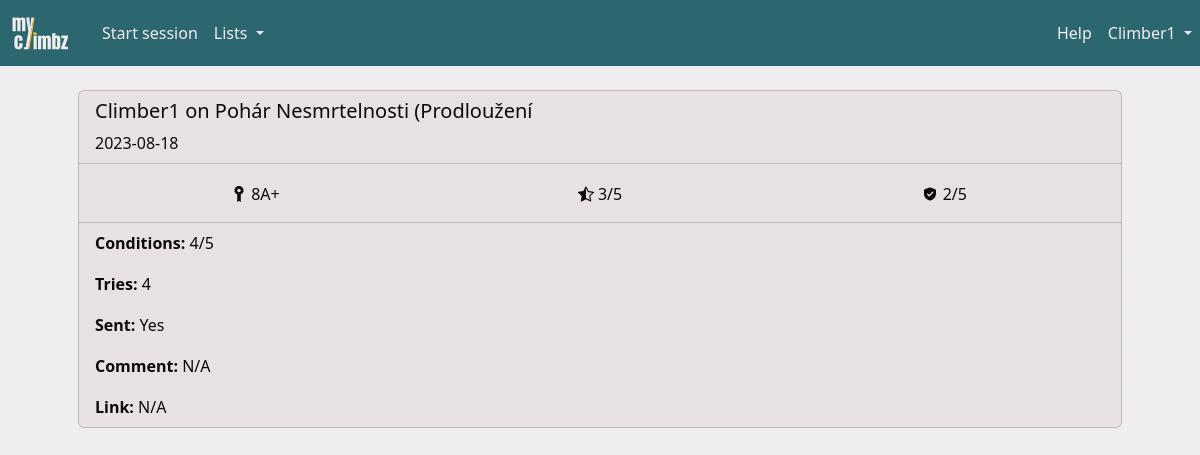
/climb/4 (signed in), run on the app's committed database.
### myclimbz/models/climber.py (models this page shows, shortened)
class Climber(db.Model, UserMixin):
    id = db.Column(db.Integer, primary_key=True)
    role = db.Column(db.Integer, nullable=False, default=0)
    email = db.Column(db.String(200), nullable=False, unique=True)
    password = db.Column(db.String(200), nullable=False)
    name = db.Column(db.String(200), nullable=False)
    birthdate = db.Column(db.Date, nullable=True)
    year_started_climbing = db.Column(db.Integer, nullable=True)
    height = db.Column(db.Integer, nullable=True)
    ape_index = db.Column(db.Integer, nullable=True)
    grade_scale = db.Column(db.String(10), nullable=False, default="font")
    sessions = db.relationship("Session", backref="climber", cascade="all, delete")
    opinions = db.relationship("Opinion", backref="climber", cascade="all, delete")
    routes = db.relationship("Route", backref="creator")
    sectors = db.relationship("Sector", backref="creator")
    areas = db.relationship("Area", backref="creator")
    projects = db.relationship(
        "Route",
        secondary=climber_projects,
        backref=db.backref("climbers", lazy="dynamic"),
    )

### myclimbz/models/session.py (models this page shows, shortened)
class Session(db.Model):
    __tablename__ = "climbing_session"
    id = db.Column(db.Integer, primary_key=True)
    date = db.Column(db.Date, nullable=False, default=datetime.now().date())
    conditions = Rating("conditions")
    comment = db.Column(db.Text)
    climbs = db.relationship("Climb", backref="session", cascade="all, delete")
    area_id = db.Column(db.Integer, db.ForeignKey("area.id"))
    climber_id = db.Column(db.Integer, db.ForeignKey("climber.id"))
    UniqueConstraint(date, area_id, climber_id, name="unique_session")

### myclimbz/models/grade.py (models this page shows, shortened)
class Grade(db.Model):
    id = db.Column(db.Integer, primary_key=True)
    level = db.Column(db.Integer, nullable=False)
    font = db.Column(db.String(10), nullable=False)
    hueco = db.Column(db.String(10), nullable=False)
    @property
    def user_grade(self) -> str:
        return self.font if current_user.grade_scale == "font" else self.hueco

### myclimbz/blueprints/climbs/routes.py (the view)
@climbs.route("/climb/<int:climb_id>")
def view_climb(climb_id: int) -> str:
    climb = Climb.query.get(climb_id)
    return render("climb.html", climb=climb, title=f"Climb on {climb.route.name}")

### myclimbz/models/climb.py (called while the page is built, shortened)
    @property
    def climb_videos(self) -> list[dict[str]]:
        if len(self.videos) == 0:
            return list()

### myclimbz/models/climber.py (called while the page is built)
@login_manager.user_loader
def load_climber(climber_id: int) -> Climber:
    return Climber.query.get(int(climber_id))

### myclimbz/models/route.py (called while the page is built)
    def opinion_from(self, climber_id: int) -> Opinion:
        return Opinion.query.filter_by(route_id=self.id, climber_id=climber_id).first()

    @property
    def opinion(self):
        return self.opinion_from(current_user.id)

### run.py (called while the page is built, shortened)
@app.before_request
def check_request_validity():
    if not request.endpoint:
        return
    elif request.endpoint == "climbers.login" or "static" in request.endpoint:
        return
    elif not current_user.is_authenticated:
        return redirect(url_for("climbers.login"))

### myclimbz/templates/climb.html (shortened to what this page needs)
{% import "macros.html" as macros %}
{% extends "main.html" %}
{% block content %}
{% if climb.session.climber_id == user_id %}
    {% set actions = [
        { "icon": "edit", "url": url_for('climbs.edit_climb', climb_id=climb.id) },
        { "icon": "delete", "url": url_for('climbs.delete_climb', climb_id=climb.id) }
    ] %}
{% else %}
    {% set actions = [] %}
{% endif %}
{% if climb.route.opinion %}
    {% set facts = [
        { "icon": "grade", "value": climb.route.opinion.grade.user_grade, "unit": ""},
        { "icon": "rating", "value": climb.route.opinion.rating, "unit": "/5" },
        { "icon": "landing", "value": climb.route.opinion.landing, "unit": "/5" },
    ] %}
{% else %}
    {% set facts = [] %}
{% endif %}
<div class="container px-0 px-md-5 py-0 py-md-4">
    {{ macros.card({
        "header": {
            "title": username ~ " on " ~ climb.route.name,
            "title_actions": actions,
            "subtitle": climb.session.date,
        },
        "body": {
            "facts": facts,
            "list": [
                {"prefix": "Conditions", "value": climb.session.conditions|string ~ "/5"},
                {"prefix": "Tries", "value": climb.n_attempts|string},
                {"prefix": "Sent", "value": "Yes" if climb.sent else "No"},
                {"prefix": "Comment", "value": climb.comment if climb.comment else "N/A"},
                {"prefix": "Link", "value": climb.link if climb.link else "N/A"},
            ]
        }
    }) }}
</div>
{% endblock content %}

### myclimbz/templates/macros.html (shortened to what this page needs)
{% macro card(data) %}
<div class="card mb-3">
    <div class="card-header">
        <div class="row">
            <div class="col-sm">
                <h5 class="card-title" style="display: inline-block">{{ data['header']['title'] }}</h5>
            </div>
            {% if data['header']['subtitle'] %}
                <span>{{ data['header']['subtitle'] }}</span>
            {% endif %}
        </div>
    </div>
    {% if data['body']['facts'] %}
    <div class="card-body">
        <div class="row">
            {% for fact in data['body']['facts'] %}
            <div class="col text-center" style="padding: 0">
                <span style="vertical-align: middle; display: inline-block;">
                </span>
                <span style="vertical-align: middle; display: inline-block;">
                    {% if fact['value'] is none %}
                        N/A
                    {% elif fact['value'] is float and fact['value'] % 1 == 0 %}
                        {{ fact['value']|int }}{{ fact['unit'] }}
                    {% else %}
                        {{ (fact['value']) }}{{ fact['unit'] }}
                    {% endif %}
                </span>
            </div>
            {% endfor %}
        </div>
    </div>
    {% endif %}
    {% if data['body']['list'] %}
    <ul class="list-group list-group-flush">
        {% for item in data['body']['list'] %}
            {% if 'prefix' in item or item['value']|length > 0 %}
                <li class="list-group-item">
                    {% if item['prefix'] %}
                        <b>{{ item['prefix'] }}:</b>
                    {% endif %}
                    {% if item['value'] %}
                        {% if item['value'] != "N/A" and (item['prefix'] == "Link" or item['prefix'] == "Media") %}
                            <a href="{{ item['value'] }}" target="_blank">{{ item['value'] }}</a>
                        {% else %}
                            {{ item['value'] }}
                        {% endif %}
                    {% endif %}
                </li>
            {% endif %}
        {% endfor %}
    </ul>
    {% endif %}
</div>
{% endmacro %}

### myclimbz/templates/main.html (shortened to what this page needs)
<html>
<head>
    <link href="https://cdn.jsdelivr.net/npm/bootstrap@5.3.2/dist/css/bootstrap.min.css" rel="stylesheet"
>
    <link href="{{ url_for('static', filename='css/colors.css') }}" rel="stylesheet" type="text/css">
    <link rel="stylesheet" type="text/css" href="https://cdnjs.cloudflare.com/ajax/libs/noUiSlider/15.8.1/nouislider.css" />
    <link href="https://cdn.jsdelivr.net/npm/simple-datatables@latest/dist/style.css" rel="stylesheet" type="text/css">
</head>
<body>
    <nav class="navbar navbar-expand-lg">
        {% if not is_form %}
        <a class="navbar-brand" href="{{ url_for('home.page_home') }}" style="padding-left: 10px;">
            <img src="{{ url_for('static', filename='images/logo-transparent.svg') }}" width="60" height="40" class="d-inline-block align-top" alt="">
        </a>
        <div class="collapse navbar-collapse ps-2" id="navbarSupportedContent">
            <ul class="navbar-nav me-auto mb-2 mb-md-0">
                {% if open_session %}
                {% if not open_session.is_project_search %}
                <li><a id="add_videos" class="nav-link" href="{{ url_for('videos.add_videos') }}">Add videos</a></li>
                {% endif %}
                <li><a id="add_climb" class="nav-link" href="{{ url_for('climbs.add_climb') }}">Add climb</a></li>
                <li>
                    <a id="stop_session" class="nav-link" href="{{ url_for('sessions.stop_session') }}">
                        Stop
                        {% if open_session.is_project_search %}
                        project search
                        {% else %}
                        session
                        {% endif %}
                    </a>
                </li>
                {% else %}
                <li class="nav-item">
                    <a id="start_session" class="nav-link" href="{{ url_for('sessions.add_session') }}">Start session</a>
                </li>
                {% endif %}
                <li class="nav-item dropdown">
                    <a class="nav-link dropdown-toggle" href="#" role="button" data-bs-toggle="dropdown"
                        aria-expanded="false">
                        Lists
                    </a>
                </li>
            </ul>
            <ul class="navbar-nav ms-md-auto mb-2 mb-md-0">
                <li class="nav-item">
                    <a class="nav-link" href="{{ url_for('home.guide') }}">Help</a>
                </li>
                <li class="nav-item dropdown">
                    <a class="nav-link dropdown-toggle" href="#" role="button" data-bs-toggle="dropdown"
                        aria-expanded="false">
                        {{ username }}
                    </a>
                </li>
            </ul>
        </div>
        {% else %}
        <a class="navbar-brand" href="{{ url_for('home.cancel_form') }}" style="padding-left: 10px;">
            <img src="{{ url_for('static', filename='images/logo-transparent.svg') }}" width="60" height="40" class="d-inline-block align-top" alt="">
        </a>
        {% endif %}
    </nav>
    {%block content %}{% endblock %}
</body>
</html>

### myclimbz/static/css/colors.css (style rules this page uses)
:root { --color-yellow: #FFC53D; --color-yellow-100: #fff0c6; --color-yellow-200: #ffdf88; --color-yellow-300: #FFC53D; --color-yellow-400: #ffb320; --color-yellow-500: #f98f07; --color-yellow-600: #dd6902; --color-yellow-700: #b74806; --color-yellow-800: #94360c; --color-yellow-900: #7a2e0d; --color-yellow-950: #461602; --color-green: #2C666E; --color-green-50: #f1faf9; --color-green-100: #daf3f3; --color-green-200: #bae6e7; --color-green-300: #8ad4d6; --color-green-400: #53b9bd; --color-green-500: #379da3; --color-green-600: #318089; --color-green-700: #2C666E; --color-green-800: #2c575e; --color-green-900: #284a51; --color-green-950: #163036; --color-white: #F0EDEE; --color-white-50: #f9f7f8; --color-white-100: #F0EDEE; --color-white-200: #e7e1e3; --color-white-300: #d5cccf; --color-white-400: #bbaeb2; --color-white-500: #a29197; --color-white-600: #8a787e; --color-white-700: #726368; --color-white-800: #605458; --color-white-900: #53494c; --color-white-950: #2a2527; --color-gray: #6c757d; --color-black: #0A090C; }
body { background-color: var(--color-white); }
a { text-decoration: none; color: var(--color-green); }
.card, .list-group-item, .dropdown-menu { background-color: var(--color-white-200); color: var(--color-black); }
.card-header { background-color: var(--color-white-darker); }
.navbar { background-color: var(--color-green); color: var(--color-white); }
.navbar-brand { color: var(--color-yellow); }
.nav-link, .nav-link:focus { color: var(--color-white); }

### data on the page
Climber: name "Climber1"
Session: header.subtitle "2023-08-18"
Grade: font "8A+"

### other printed values
{{ data['header']['title'] }} "Climber1 on Pohár Nesmrtelnosti (Prodloužení"
{{ (fact['value']) }} "3" "2"
{{ fact['unit'] }} "/5" "/5"
{{ item['prefix'] }} "Conditions" "Tries" "Sent" "Comment" "Link"
{{ item['value'] }} "4/5" "4" "Yes" "N/A" "N/A"
